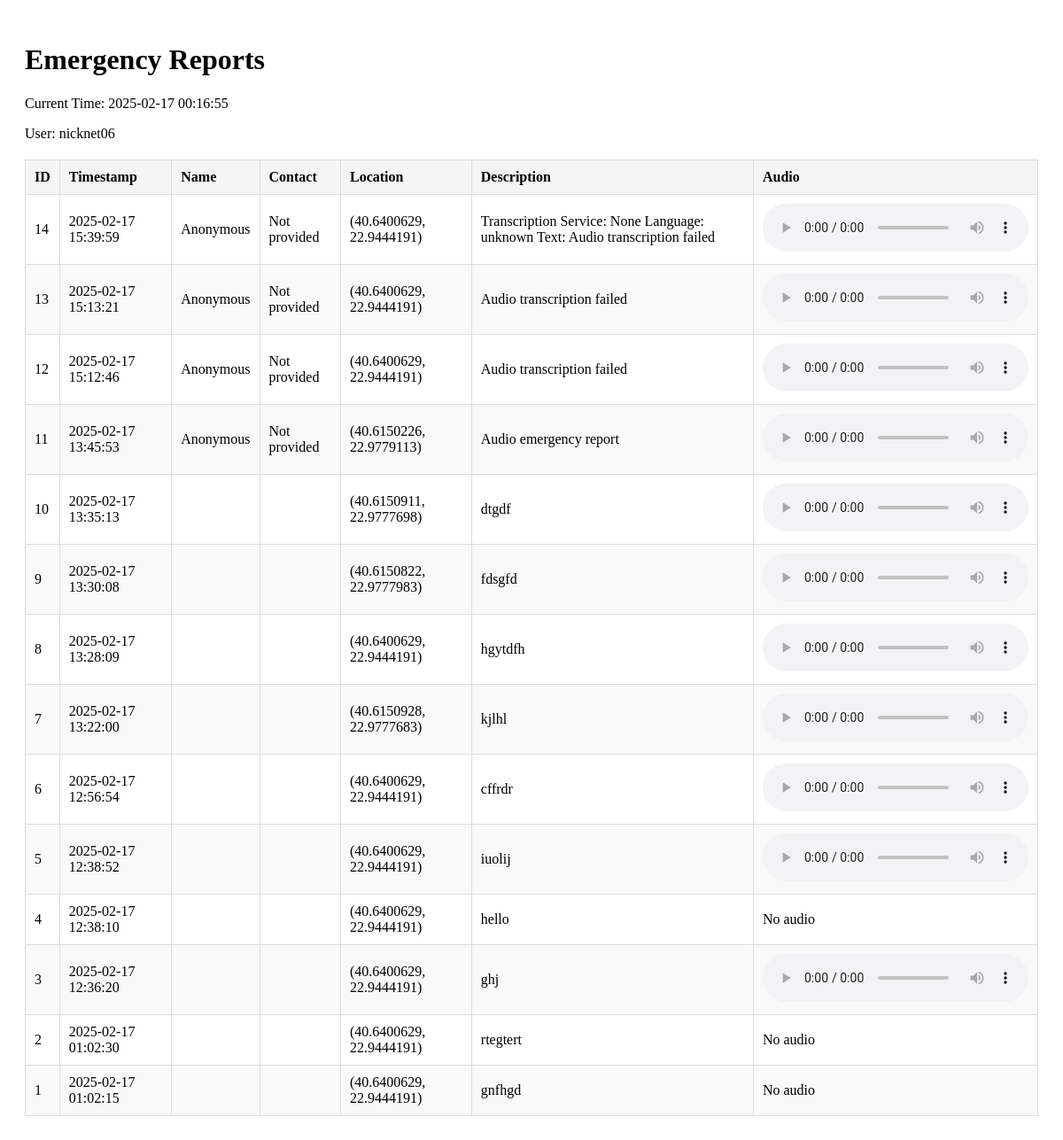
Screenshot of /admin/reports with the database file from the repository.
### models.py (models this page shows, shortened)
class EmergencyReport(db.Model):
    __tablename__ = 'emergency_reports'  # This is where chat emergency reports are stored
    id = db.Column(db.Integer, primary_key=True)
    name = db.Column(db.String(100), nullable=False)
    contact = db.Column(db.String(100))
    latitude = db.Column(db.Float)
    longitude = db.Column(db.Float)
    description = db.Column(db.Text)
    audio_filename = db.Column(db.String(255))
    created_at = db.Column(db.DateTime, nullable=False, default=datetime.utcnow)

### app.py (the view)
@app.route('/admin/reports')
def admin_reports():
    try:
        reports = EmergencyReport.query.order_by(EmergencyReport.created_at.desc()).all()
        return render_template('admin_reports.html',
                               reports=reports,
                               current_time="2025-02-17 00:16:55",
                               current_user="nicknet06")
    except Exception as e:
        flash(f'Error accessing database: {str(e)}', 'error')
        return redirect(url_for('home'))

### templates/admin_reports.html (shortened to what this page needs)
<!DOCTYPE html>
<html lang="en">
<head>
    <link rel="stylesheet" href="/css/styles.css">
</head>
<body>
    <div class="container">
        <h1>Emergency Reports</h1>
        <p>Current Time: {{ current_time }}</p>
        <p>User: {{ current_user }}</p>
        <table class="reports-table">
            <thead>
                <tr>
                    <th>ID</th>
                    <th>Timestamp</th>
                    <th>Name</th>
                    <th>Contact</th>
                    <th>Location</th>
                    <th>Description</th>
                    <th>Audio</th>
                </tr>
            </thead>
            <tbody>
                {% for report in reports %}
                <tr>
                    <td>{{ report.id }}</td>
                    <td>{{ report.created_at.strftime('%Y-%m-%d %H:%M:%S') }}</td>
                    <td>{{ report.name }}</td>
                    <td>{{ report.contact }}</td>
                    <td>
                        {% if report.latitude and report.longitude %}
                        ({{ report.latitude }}, {{ report.longitude }})
                        {% else %}
                        Location pending
                        {% endif %}
                    </td>
                    <td>{{ report.description }}</td>
                    <td>
                        {% if report.audio_filename %}
                        <audio controls>
                            <source src="/uploads/{{ report.audio_filename }}" type="audio/wav">
                        </audio>
                        {% else %}
                        No audio
                        {% endif %}
                    </td>
                </tr>
                {% endfor %}
            </tbody>
        </table>
    </div>
</body>
</html>

### static/css/styles.css (style rules this page uses)
.container { max-width: 1200px; margin: 0 auto; padding: 20px; }
.reports-table { width: 100%; border-collapse: collapse; margin-top: 20px; }
.reports-table th, .reports-table td { padding: 10px; border: 1px solid #ddd; text-align: left; }
.reports-table th { background-color: #f5f5f5; font-weight: bold; }
.reports-table tr:nth-child(even) { background-color: #f9f9f9; }

### rows the page displays
EmergencyReport: id "14", created_at "2025-02-17 15:39:59", name "Anonymous", contact "Not provided", latitude "40.6400629", longitude "22.9444191", description "Transcription Service: None Language: unknown Text: Audio transcription failed"
EmergencyReport: id "13", created_at "2025-02-17 15:13:21", name "Anonymous", contact "Not provided", latitude "40.6400629", longitude "22.9444191", description "Audio transcription failed"
EmergencyReport: id "12", created_at "2025-02-17 15:12:46", name "Anonymous", contact "Not provided", latitude "40.6400629", longitude "22.9444191", description "Audio transcription failed"
EmergencyReport: id "11", created_at "2025-02-17 13:45:53", name "Anonymous", contact "Not provided", latitude "40.6150226", longitude "22.9779113", description "Audio emergency report"
EmergencyReport: id "10", created_at "2025-02-17 13:35:13", latitude "40.6150911", longitude "22.9777698", description "dtgdf"
EmergencyReport: id "9", created_at "2025-02-17 13:30:08", latitude "40.6150822", longitude "22.9777983", description "fdsgfd"
EmergencyReport: id "8", created_at "2025-02-17 13:28:09", latitude "40.6400629", longitude "22.9444191", description "hgytdfh"
EmergencyReport: id "7", created_at "2025-02-17 13:22:00", latitude "40.6150928", longitude "22.9777683", description "kjlhl"
EmergencyReport: id "6", created_at "2025-02-17 12:56:54", latitude "40.6400629", longitude "22.9444191", description "cffrdr"
EmergencyReport: id "5", created_at "2025-02-17 12:38:52", latitude "40.6400629", longitude "22.9444191", description "iuolij"
EmergencyReport: id "4", created_at "2025-02-17 12:38:10", latitude "40.6400629", longitude "22.9444191", description "hello", audio_filename "No audio"
EmergencyReport: id "3", created_at "2025-02-17 12:36:20", latitude "40.6400629", longitude "22.9444191", description "ghj"
EmergencyReport: id "2", created_at "2025-02-17 01:02:30", latitude "40.6400629", longitude "22.9444191", description "rtegtert", audio_filename "No audio"
EmergencyReport: id "1", created_at "2025-02-17 01:02:15", latitude "40.6400629", longitude "22.9444191", description "gnfhgd", audio_filename "No audio"

### other values shown
{{ current_time }} "2025-02-17 00:16:55"
{{ current_user }} "nicknet06"
